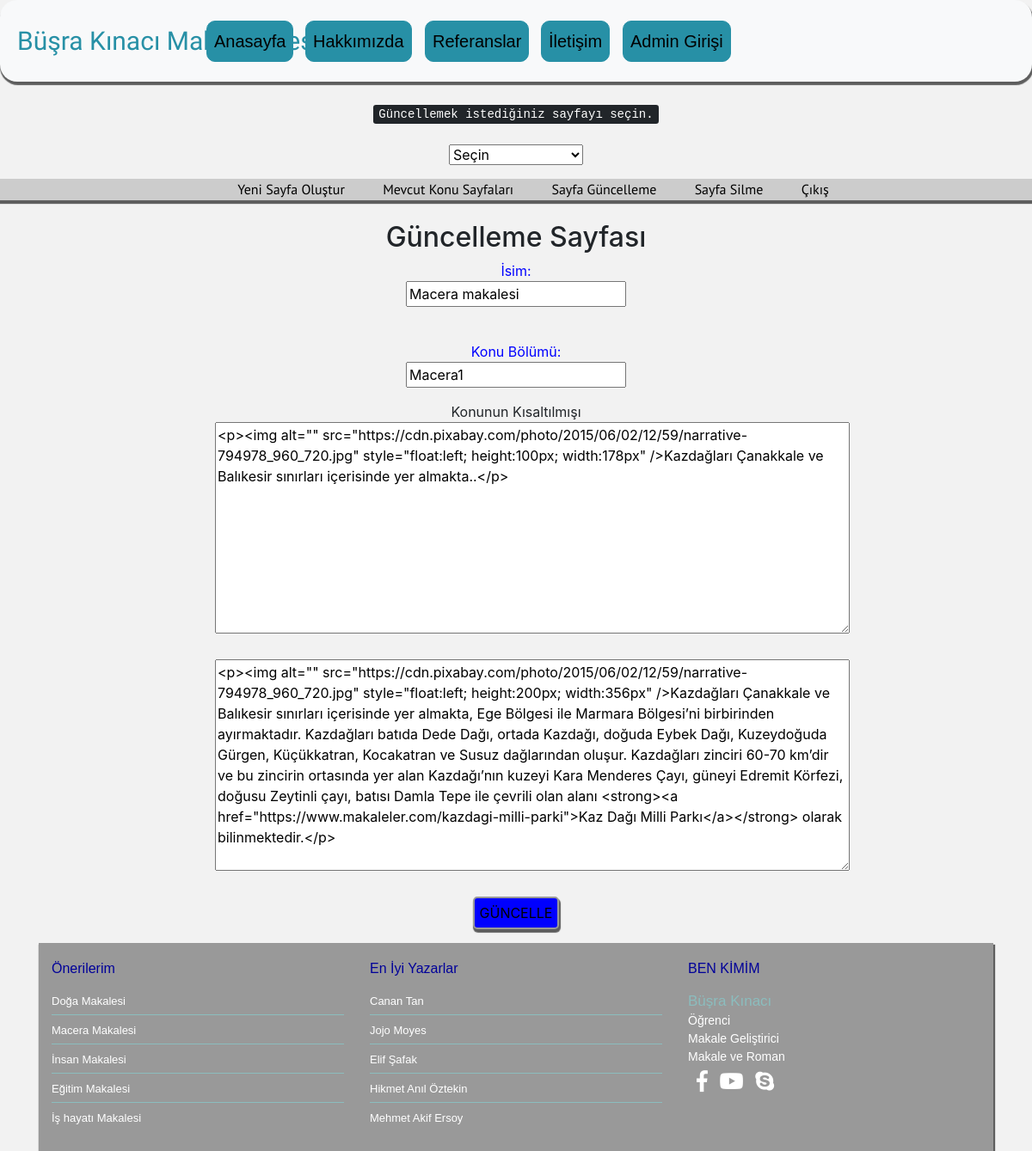
The app's page /sayfa_guncelle.php?sayfa=17 (signed in) with its own data.
### tables this page shows
CREATE TABLE `sayfalar` (
  `id` int(11) NOT NULL,
  `isim` varchar(100) NOT NULL,
  `sira` int(11) NOT NULL,
  `durum` tinyint(3) NOT NULL,
  `icerik` text NOT NULL,
  `hit` int(11) NOT NULL,
  `tarih` timestamp NOT NULL DEFAULT CURRENT_TIMESTAMP,
  `konu_bolumu` varchar(255) NOT NULL,
  `konu_kisalt` text NOT NULL,
  `devam_et` varchar(100) NOT NULL,
  `seflink` varchar(255) NOT NULL
);

### sayfa_guncelle.php (the view, shortened to what this page needs)
<?php include("includes/header.php");?>
<div class="sec">
<center>
<br />
<?php
echo "<kbd>Güncellemek istediğiniz sayfayı seçin.</kbd>";
echo "<br />";
echo "<br />";
echo "<form name=\"forumadi\">";
echo "<p>";
echo "<select onChange=\"javascript:document.location=document.forumadi.kategori.options[document.forumadi.kategori.selectedIndex].value\"name=\"kategori\">";
echo "<option value selected>Seçin</option>";
echo "</select></p>";
echo "</form>";
?>
</center>
</div>
<?php
if($sayfa=$_POST[sayfa])
{
	$sayfa=$_POST[sayfa];
}
else
{
	$sayfa=$_GET[sayfa];
}
$sorgu=mysql_query("select * from sayfalar where id='$sayfa'");
$bilgi=mysql_fetch_array($sorgu);
?>
<div class="yonetim_menu">
<ul>
<li><a href="yeni_sayfa.php">Yeni Sayfa Oluştur</a></li>
<li><a href="msayfalar.php">Mevcut Konu Sayfaları</a></li>
<li><a href="sayfa_guncelle.php">Sayfa Güncelleme</a></li>
<li><a href="sayfalar.php">Sayfa Silme</a></li>
<li><a href="logout.php">Çıkış</a></li>
</ul>
</div>
<br />
<center>
<h2>Güncelleme Sayfası</h2>
<form name="yeni_sayfa" action="sayfa_guncelle.php?kayit=1" method="post">
<p class="isimclasi">İsim: <br /><input id="submit" type="text" name="isim"  value="<?php echo $bilgi[isim]  ?>"/></p>
<br />
<p class="isimclasi">Konu Bölümü: <br /><input id="submit" type="text" name="konu_bolumu" value="<?php echo $bilgi[konu_bolumu]  ?>" /></p>
Konunun Kısaltılmışı
<div class="ck">
<textarea class="ckeditor" name="konu_kisalt" cols="70" rows="10">
<?php echo $bilgi[konu_kisalt]  ?>
</textarea>
</div>
<br />
<div class="ck">
<textarea class="ckeditor" name="icerik" cols="70" rows="10">
<?php echo $bilgi[icerik]  ?>
</textarea>
</div>
<br />
<p>
<input type="submit" class="giris" id="submit" value="GÜNCELLE" /></p>
</form>
</center>
<?php include 'includes/footer.php'; ?>

### css/style.css (style rules this page uses)
.ck { width:700px; }
.yonetim_menu { text-align:center; background-color:#CCC; height:25px; -webkit-box-shadow: 1px 3px 1px 1px #5E5E5E; box-shadow: 1px 3px 1px 1px #5E5E5E; font-family:'PT Sans',sans-serif; }
.yonetim_menu >ul > li { display:inline; list-style-type:none; padding:20px; }
.yonetim_menu >ul > li> a { color:#000 }
.giris { background-color:#00F; padding-top:5px; padding-bottom:5px; border:2px solid #999; color:#000; border-radius:5px; -webkit-box-shadow: 1px 3px 1px 1px #5E5E5E; box-shadow: 1px 3px 1px 1px #5E5E5E; }
.isimclasi { color:#00F; }

### records on screen
sayfalar: isim "Macera makalesi", konu_bolumu "Macera1", konu_kisalt "<p><img alt=\"\" src=\"https://cdn.pixabay.com/photo/2015/06/02/12/59/narrative-794978_960_720.jpg\" style=\"float:left; height:100px; width:178px\" />Kazdağları Çanakkale ve Balıkesir sınırları içerisinde yer almakta..</p>", icerik "<p><img alt=\"\" src=\"https://cdn.pixabay.com/photo/2015/06/02/12/59/narrative-794978_960_720.jpg\" style=\"float:left; height:200px; width:356px\" />Kazdağları Çanakkale ve Balıkesir sınırları içerisinde yer almakta, Ege Bölgesi ile Marmara Bölgesi’ni birbirinden ayırmaktadır. Kazdağları batıda Dede Dağı, ortada Kazdağı, doğuda Eybek Dağı, Kuzeydoğuda Gürgen, Küçükkatran, Kocakatran ve Susuz dağlarından oluşur. Kazdağları zinciri 60-70 km’dir ve bu zincirin ortasında yer alan Kazdağı’nın kuzeyi Kara Menderes Çayı, güneyi Edremit Körfezi, doğusu Zeytinli çayı, batısı Damla Tepe ile çevrili olan alanı <strong><a href=\"https://www.makaleler.com/kazdagi-milli-parki\">Kaz Dağı Milli…"
